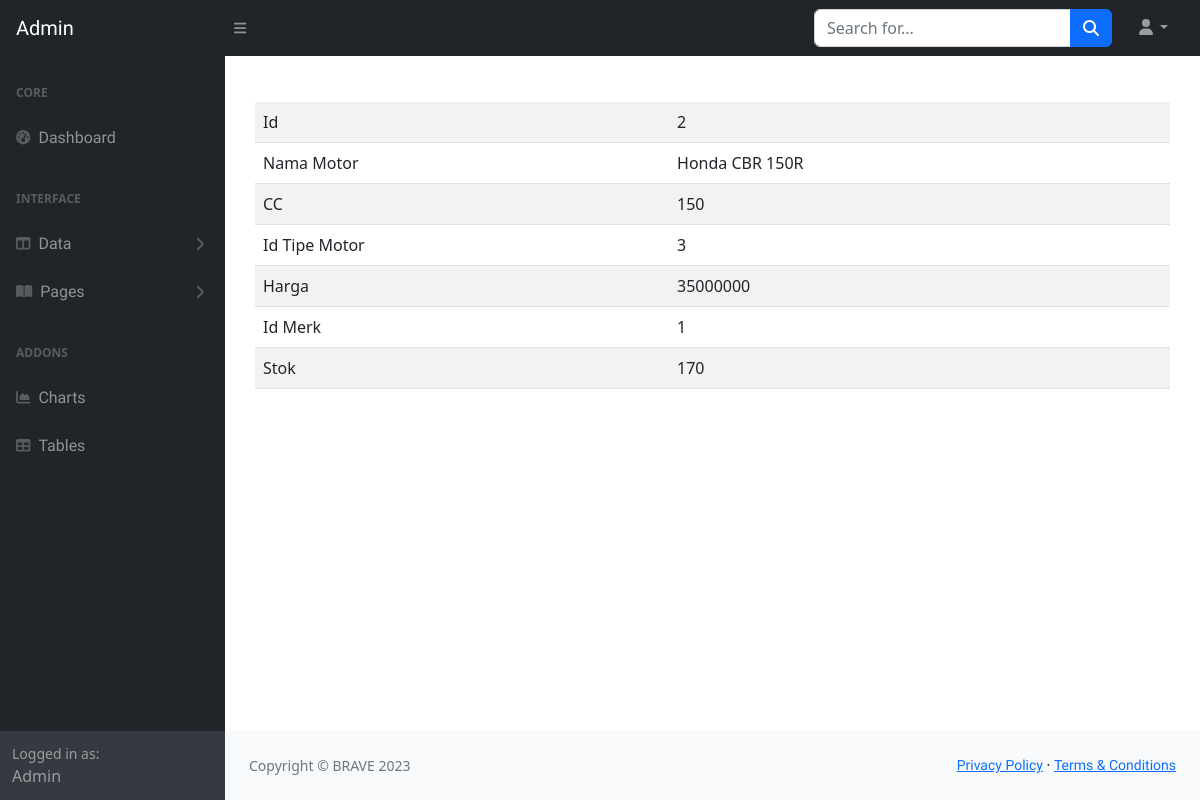
Page /backend/produk/view_produk.php?id=2 on the committed database.
### tables this page shows
CREATE TABLE `motor` (
  `id` int(11) NOT NULL,
  `nama_motor` varchar(191) NOT NULL,
  `cc` int(11) NOT NULL,
  `tipe_motor_id` int(45) NOT NULL,
  `harga` int(45) NOT NULL,
  `merk_id` int(45) NOT NULL,
  `stok` int(11) NOT NULL
);

### backend/produk/view_produk.php (the view, shortened to what this page needs)
<?php
require_once '../../database/dbkoneksi.php';
?>
<?php
$_id = $_GET['id'];
$sql = "SELECT * FROM motor WHERE id=?";
$st = $dbh->prepare($sql);
$st->execute([$_id]);
$row = $st->fetch();
?>
<!DOCTYPE html>
<html lang="en">
<head>
    <link href="../css/styles.css" rel="stylesheet" />
</head>
<body>
    <nav class="sb-topnav navbar navbar-expand navbar-dark bg-dark">
        <a class="navbar-brand ps-3" href="../index.php">Admin</a>
        <button class="btn btn-link btn-sm order-1 order-lg-0 me-4 me-lg-0" id="sidebarToggle" href="#!"><i
                class="fas fa-bars"></i></button>
        <form class="d-none d-md-inline-block form-inline ms-auto me-0 me-md-3 my-2 my-md-0">
            <div class="input-group">
                <input class="form-control" type="text" placeholder="Search for..." aria-label="Search for..."
                    aria-describedby="btnNavbarSearch" />
                <button class="btn btn-primary" id="btnNavbarSearch" type="button"><i
                        class="fas fa-search"></i></button>
            </div>
        </form>
        <ul class="navbar-nav ms-auto ms-md-0 me-3 me-lg-4">
            <li class="nav-item dropdown">
                <a class="nav-link dropdown-toggle" id="navbarDropdown" href="#" role="button" data-bs-toggle="dropdown"
                    aria-expanded="false"><i class="fas fa-user fa-fw"></i></a>
            </li>
        </ul>
    </nav>
    <div id="layoutSidenav">
        <div id="layoutSidenav_nav">
            <nav class="sb-sidenav accordion sb-sidenav-dark" id="sidenavAccordion">
                <div class="sb-sidenav-menu">
                    <div class="nav">
                        <div class="sb-sidenav-menu-heading">Core</div>
                        <a class="nav-link" href="../index.php">
                            <div class="sb-nav-link-icon"><i class="fas fa-tachometer-alt"></i></div>
                            Dashboard
                        </a>
                        <div class="sb-sidenav-menu-heading">Interface</div>
                        <a class="nav-link collapsed" href="#" data-bs-toggle="collapse"
                            data-bs-target="#collapseLayouts" aria-expanded="false" aria-controls="collapseLayouts">
                            <div class="sb-nav-link-icon"><i class="fas fa-columns"></i></div>
                            Data
                            <div class="sb-sidenav-collapse-arrow"><i class="fas fa-angle-down"></i></div>
                        </a>
                        <a class="nav-link collapsed" href="#" data-bs-toggle="collapse" data-bs-target="#collapsePages"
                            aria-expanded="false" aria-controls="collapsePages">
                            <div class="sb-nav-link-icon"><i class="fas fa-book-open"></i></div>
                            Pages
                            <div class="sb-sidenav-collapse-arrow"><i class="fas fa-angle-down"></i></div>
                        </a>
                        <div class="sb-sidenav-menu-heading">Addons</div>
                        <a class="nav-link" href="charts.php">
                            <div class="sb-nav-link-icon"><i class="fas fa-chart-area"></i></div>
                            Charts
                        </a>
                        <a class="nav-link" href="tables.php">
                            <div class="sb-nav-link-icon"><i class="fas fa-table"></i></div>
                            Tables
                        </a>
                    </div>
                </div>
                <div class="sb-sidenav-footer">
                    <div class="small">Logged in as:</div>
                    Admin
                </div>
            </nav>
        </div>
        <div id="layoutSidenav_content">
            <main id="main-content">
                <div class="jobs">
                    <div class="table-responsive">
                        <table class="table table-striped">
                            <tbody>
                                <tr>
                                    <td>Id</td>
                                    <td>
                                        <?= $row['id'] ?>
                                    </td>
                                </tr>
                                <tr>
                                    <td>Nama Motor</td>
                                    <td>
                                        <?= $row['nama_motor'] ?>
                                    </td>
                                </tr>
                                <tr>
                                    <td>CC</td>
                                    <td>
                                        <?= $row['cc'] ?>
                                    </td>
                                </tr>
                                <tr>
                                    <td>Id Tipe Motor</td>
                                    <td>
                                        <?= $row['tipe_motor_id'] ?>
                                    </td>
                                </tr>
                                <tr>
                                    <td>Harga</td>
                                    <td>
                                        <?= $row['harga'] ?>
                                    </td>
                                </tr>
                                <tr>
                                    <td>Id Merk</td>
                                    <td>
                                        <?= $row['merk_id'] ?>
                                    </td>
                                </tr>
                                <tr>
                                    <td>Stok</td>
                                    <td>
                                        <?= $row['stok'] ?>
                                    </td>
                                </tr>
                            </tbody>
                        </table>
                    </div>
                </div>
            </main>
            <footer class="py-4 bg-light mt-auto">
                <div class="container-fluid px-4">
                    <div class="d-flex align-items-center justify-content-between small">
                        <div class="text-muted">Copyright &copy; BRAVE 2023</div>
                        <div>
                            <a href="#">Privacy Policy</a>
                            &middot;
                            <a href="#">Terms &amp; Conditions</a>
                        </div>
                    </div>
                </div>
            </footer>
        </div>
    </div>
</body>
</html>

### backend/produk/view_produk.php (style rules this page uses)
#main-content { margin: 30px; }
.table-responsive { overflow: auto; }
.jobs table { border-collapse: collapse; margin-top: 1rem; overflow-x: auto; }
a { font-family: 'Unbounded', cursive; }

### rows in the picture
motor: id "2", nama_motor "Honda CBR 150R", cc "150", tipe_motor "3", harga "35000000", merk "1", stok "170"
